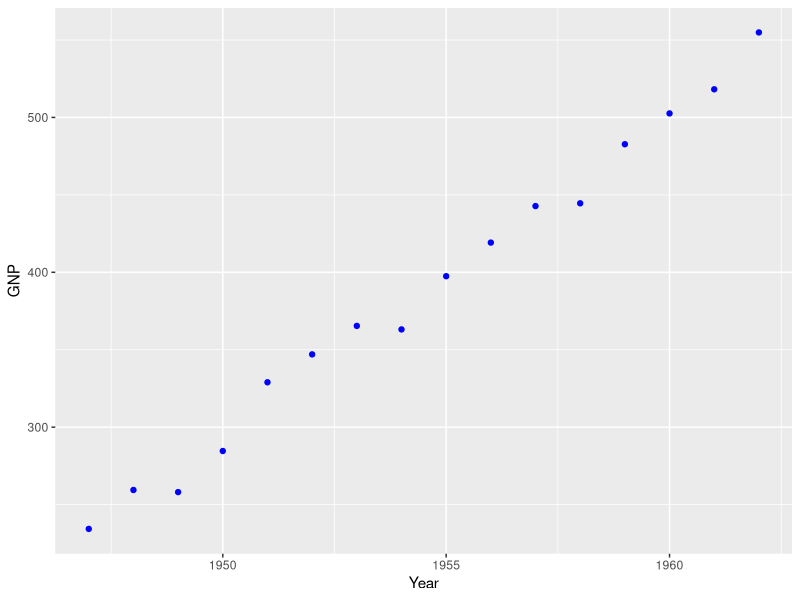
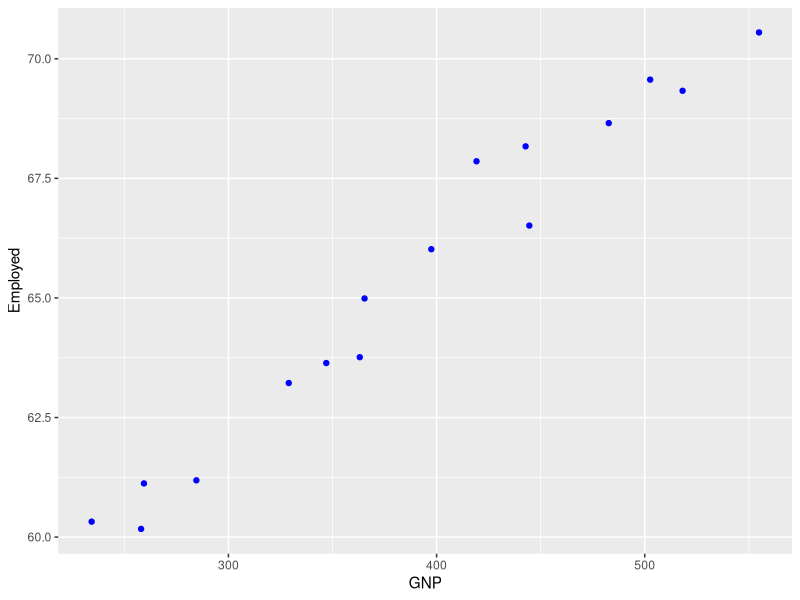
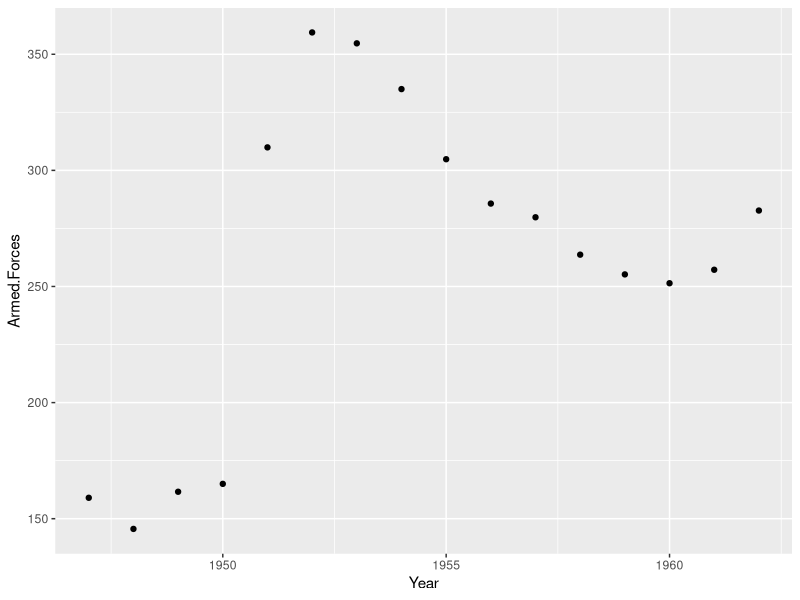
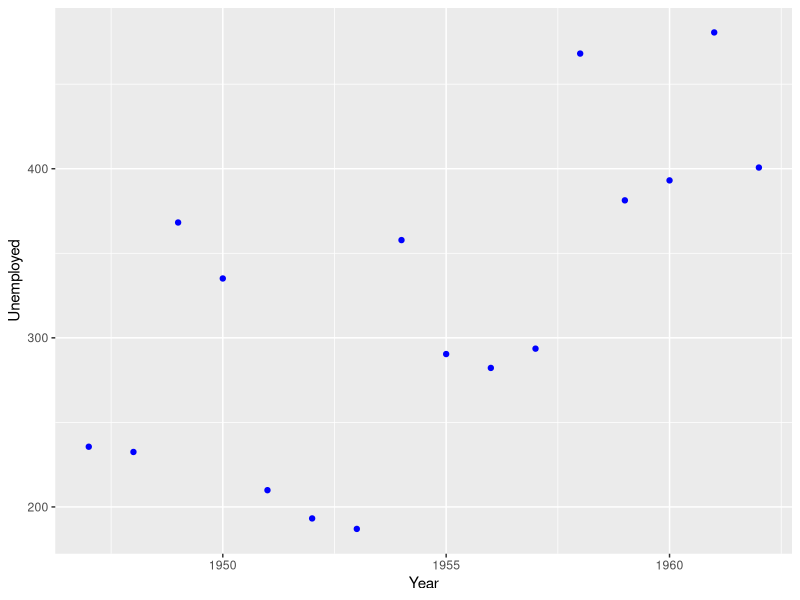
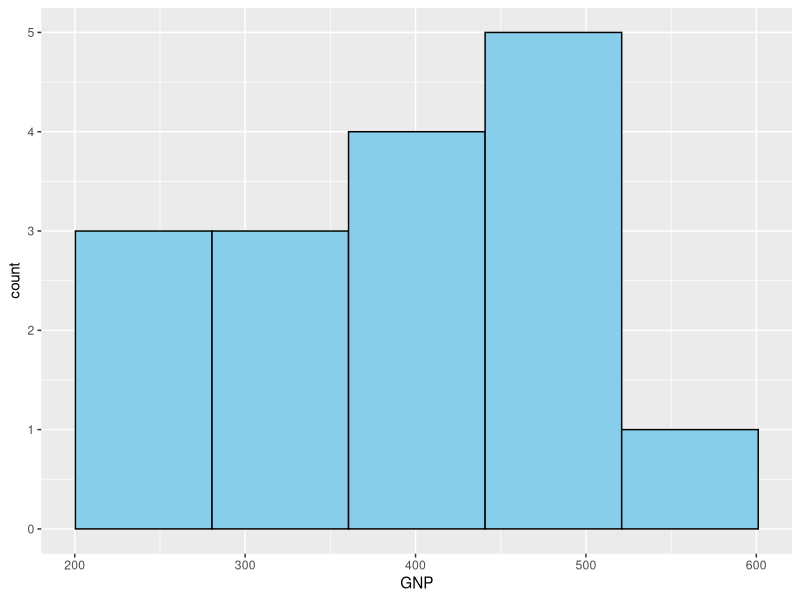
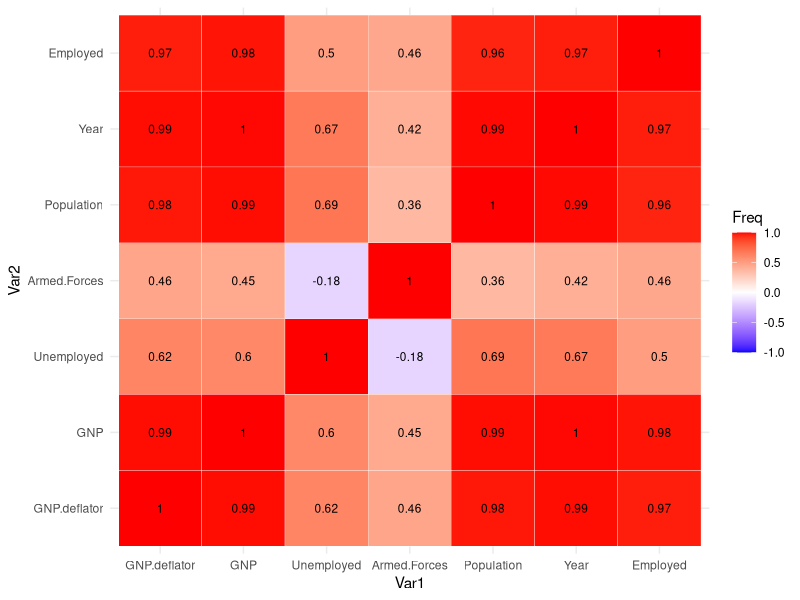

These figures' R source, in order:
#import library
library(tidyverse)
library(datasets)
data(package=.packages(all.available=TRUE))
data <- longley  
head(data)
str(data)
summary(data)

summary_stats <- longley %>% 
  summarise(across(where(is.numeric), list(count = ~length(.), stdev = ~sd(., na.rm = TRUE))))

print(summary_stats)

#check if there is any missing data
sapply(data, function(x) sum(is.na(x)))

#scatter plot of national GNP by year
ggplot(data, aes(x=Year, y=GNP))+
  geom_point(color='blue')

#scatter plot comparing the Employment level and national GNP
ggplot(data, aes(x=GNP, y=Employed))+
  geom_point(color='blue')

#scatter plot of amount of Armed Forces each year
ggplot(data, aes(x=Year, y=Armed.Forces))+
  geom_point(color='black')


#scatter plot of the unemployed total by year
ggplot(data, aes(x=Year, y=Unemployed))+
  geom_point(color='blue')

#histogram to show the count of GNP levels
ggplot(data, aes(x=GNP))+
  geom_histogram(bins=5, fill='skyblue', color='black')
 
#correlation matrix of the variables 
cor_matrix <- cor(data %>% select_if(is.numeric))
print(cor_matrix)
as.table(cor_matrix)
ggplot(data=as.data.frame(as.table(cor_matrix)), aes(Var1, Var2, fill=Freq))+
  geom_tile(color="white")+
  scale_fill_gradient2(low="blue", high="red", mid="white", midpoint=0, limit=c(-1,1))+
  geom_text(aes(label = round(Freq, 2)), color='black', size=3)+
  theme_minimal()
